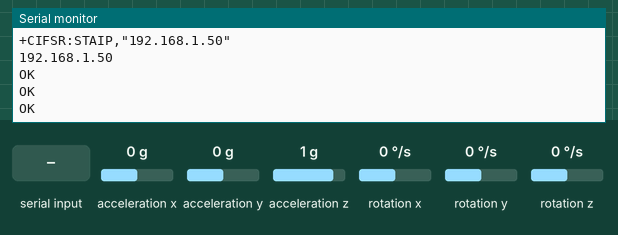
Simulated run of this sketch. Board: Arduino Mega 2560, built with avr-gcc and run on an emulated ATmega2560. Parts: the last lines printed to the serial monitor. The test bench sets the inputs (shaded band); at power-on: acceleration x 0 g, acceleration y 0 g, acceleration z 1 g, rotation x 0 °/s, rotation y 0 °/s, rotation z 0 °/s. The modem accepts every AT command (registered, SIM ready, sends succeed) and sends nothing else.

Above: at 20.2 s.
20.3 s: "+IPD\n" received over the second serial link
At 20.9 s:
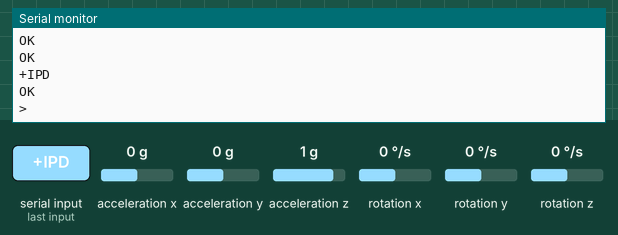
21.8 s: "90,45\n" received over the second serial link
At 22.4 s:
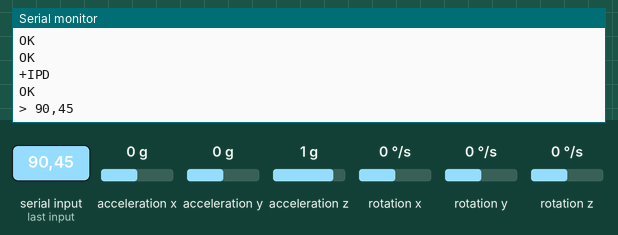

Measured:
- after the input at 20.3 s, the serial monitor: prints a new line at once (image 1)
- after the input at 21.8 s, the serial monitor: prints a new line at once (image 2)

The sketch:

wifisensorweb.ino
```cpp
 #include <Wire.h>
#include <MPU6050.h>
#include <HardwareSerial.h>

MPU6050 mpu;
HardwareSerial &espSerial = Serial1; // RX2 (7), TX2 (8)

String wifiSSID = "abhishek-IdeaPad-Flex-5-14ITL05";
String wifiPASS = "lH5eI1Ta";

void sendAT(String cmd, int wait = 2000) {
  espSerial.println(cmd);
  unsigned long t = millis();
  while (millis() - t < wait) {
    if (espSerial.available()) Serial.write(espSerial.read());
  }
}

void setupESP() {
  sendAT("AT+RST", 3000);
  sendAT("AT+CWMODE=1");
  sendAT("AT+CWJAP=\"" + wifiSSID + "\",\"" + wifiPASS + "\"", 8000);
  sendAT("AT+CIFSR", 2000);
  sendAT("AT+CIPMUX=1");
  sendAT("AT+CIPSERVER=1,80");
}

void setup() {
  Serial.begin(115200);
  espSerial.begin(115200);  // Make sure ESP AT firmware is at 115200
  Wire.begin();
  mpu.initialize();

  Serial.println("Setting up ESP...");
  setupESP();
}

void sendSensorData(String connId, float ax, float ay, float az) {
  String data = "HTTP/1.1 200 OK\r\nContent-Type: text/html\r\n\r\n";
  data += "<!DOCTYPE html><html><head><meta http-equiv='refresh' content='1'><title>MPU6050</title></head><body>";
  data += "<h2>MPU6050 Sensor</h2>";
  data += "Accel X: " + String(ax) + "<br>";
  data += "Accel Y: " + String(ay) + "<br>";
  data += "Accel Z: " + String(az) + "<br>";
  data += "</body></html>";

  String cmd = "AT+CIPSEND=" + connId + "," + String(data.length());
  sendAT(cmd);
  delay(100);
  espSerial.print(data);
  delay(100);
  sendAT("AT+CIPCLOSE=" + connId);
}

void loop() {
  if (espSerial.available()) {
    String resp = espSerial.readStringUntil('\n');
    Serial.println(resp);

    if (resp.indexOf("+IPD") != -1) {
      int connId = resp.substring(5, 6).toInt();
      int16_t ax, ay, az;
      mpu.getAcceleration(&ax, &ay, &az);
      sendSensorData(String(connId), ax / 16384.0, ay / 16384.0, az / 16384.0);
    }
  }
}
```
